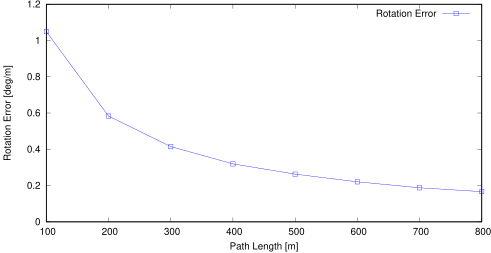

Write gnuplot code to recreate this figure.
set term postscript eps enhanced color
set output "online_res=0.2_avg_rl.eps"
set size ratio 0.5
set yrange [0:*]
set xlabel "Path Length [m]"
set ylabel "Rotation Error [deg/m]"
plot "online_res=0.2_avg_rl.txt" using 1:($2*57.3) title 'Rotation Error' lc rgb "#0000FF" pt 4 w linespoints
